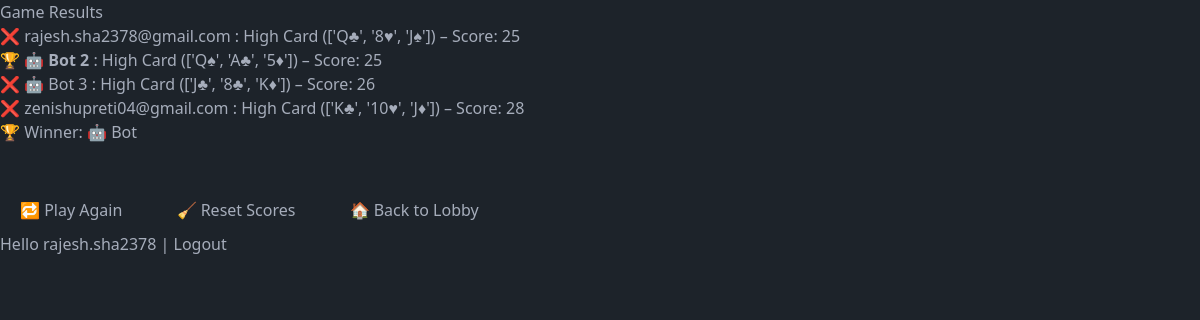
The app's page /reveal/13c2f652/ (signed in) with its own data.
### home/models.py (models this page shows)
class Player(models.Model):
    user = models.ForeignKey(User, on_delete=models.CASCADE, null=True, blank=True)
    room = models.ForeignKey(GameRoom, on_delete=models.CASCADE)
    card = models.JSONField(null=True, blank=True)
    total_score = models.IntegerField(default=0)
    has_played = models.BooleanField(default=False)
    is_bot = models.BooleanField(default=False)
    score = models.IntegerField(default=0)

### home/views.py (the view)
# urls.py: path('reveal/<str:room_code>/', views.reveal_game, name='reveal_game'),
def reveal_game(request, room_code):
    room = get_object_or_404(GameRoom, room_code=room_code)
    players = Player.objects.filter(room=room)
    evaluated = []
    for p in players:
        if len(p.card) == 3:
            hand_rank = evaluate_hand(p.card)
            rank_num, card_vals = hand_rank
            rank_name = ["Trail", "Pure Sequence", "Sequence", "Flush", "Pair", "High Card"][rank_num - 1]
            score = sum(card_vals)
            p.score = score
            p.total_score += score
            p.save()
            evaluated.append((p, rank_num, card_vals, rank_name))
    if not evaluated:
        return redirect("/lobby/")
    winner_player, *_ = max(evaluated, key=lambda x: (-x[1], x[2]))
    return render(request, "home/reveal.html", {
    "players": players,
    "winner": winner_player,
    "room_code": room.room_code,
    "current_player": players.filter(user=request.user).first(),
    "evaluated": evaluated,
})

### home/utils.py (called while the page is built)
def evaluate_hand(hand):
    rank_order = {r: i for i, r in enumerate(RANKS)}
    values = sorted([rank_order[c[:-1]] for c in hand], reverse=True)
    suits  = [c[-1] for c in hand]
    ranks  = [c[:-1] for c in hand]
    is_trail         = (len(set(ranks)) == 1)
    is_flush         = (len(set(suits)) == 1)
    seq              = is_sequence(values)
    is_pure_sequence = seq and is_flush
    is_pair          = (len(set(ranks)) == 2)
    if is_trail:
        return (1, values)
    if is_pure_sequence:
        return (2, values)
    if seq:
        return (3, values)
    if is_flush:
        return (4, values)
    if is_pair:
        return (5, values)
    return (6, values)

def is_sequence(values):
    sorted_vals = sorted(values)
    if sorted_vals == list(range(sorted_vals[0], sorted_vals[0] + 3)):
        return True
    return sorted_vals == [0, 1, 12]

### home/templates/home/reveal.html (shortened to what this page needs)
{% extends "home/base.html" %}
{% block content %}
<head>
</head>
<body>
  <h2>Game Results</h2>
  <ul>
    {% for player, rank_num, card_vals, rank_name in evaluated %}
      <li>
        {% if player == winner %}
          🏆 <strong>
            {% if player.is_bot %}
              🤖 Bot {{ forloop.counter }}
            {% else %}
              {{ player.user.email }}
            {% endif %}
          </strong>: {{ rank_name }} ({{ player.card }}) – Score: {{ player.score }}
        {% else %}
          ❌ {% if player.is_bot %}
                🤖 Bot {{ forloop.counter }}
              {% else %}
                {{ player.user.email }}
              {% endif %}:
          {{ rank_name }} ({{ player.card }}) – Score: {{ player.score }}
        {% endif %}
      </li>
    {% endfor %}
  </ul>
  <h3>🏆 Winner:
    {% if winner.is_bot %}
      🤖 Bot
    {% else %}
      {% if winner.user == request.user %}
        🧑 You
      {% else %}
        {{ winner.user.email }}
      {% endif %}
    {% endif %}
  </h3>
  <br>
  <div style="margin-top: 20px;">
    <a href="/start/{{ room_code }}/">
      <button style="padding: 10px 20px; font-size: 16px;">🔁 Play Again</button>
    </a>
    <a href="/reset/{{ room_code }}/" style="margin-left: 10px;">
      <button style="padding: 10px 20px; font-size: 16px;">🧹 Reset Scores</button>
    </a>
    <a href="/lobby/" style="margin-left: 10px;">
      <button style="padding: 10px 20px; font-size: 16px;">🏠 Back to Lobby</button>
    </a>
  </div>
</body>
{% endblock %}

### home/templates/home/base.html (shortened to what this page needs)
{% load static %}
<html lang="en" data-theme="dark">
    <head>
        <link rel="stylesheet" href="{% static 'css/output.css' %}">
    </head>
    <body>
        {% block content %}
        {% endblock %}
    </body>
</html>
{% if request.user.is_authenticated %}
  Hello {{ request.user.username }} |
  <a href="{% url 'logout' %}?next=/">Logout</a>
{% else %}
  <a href="{% url 'social:begin' 'auth0' %}">Login with Auth0</a>
{% endif %}

### records on screen
Player: user.email "rajesh.sha2378@gmail.com", rank_name "High Card", card "['Q♣', '8♥', 'J♠']", score "25"
Player: rank_name "High Card", card "['Q♠', 'A♣', '5♦']", score "25"
Player: rank_name "High Card", card "['J♣', '8♣', 'K♦']", score "26"
Player: user.email "zenishupreti04@gmail.com", rank_name "High Card", card "['K♣', '10♥', 'J♦']", score "28"

### other values on screen
{{ request.user.username }} "rajesh.sha2378"
